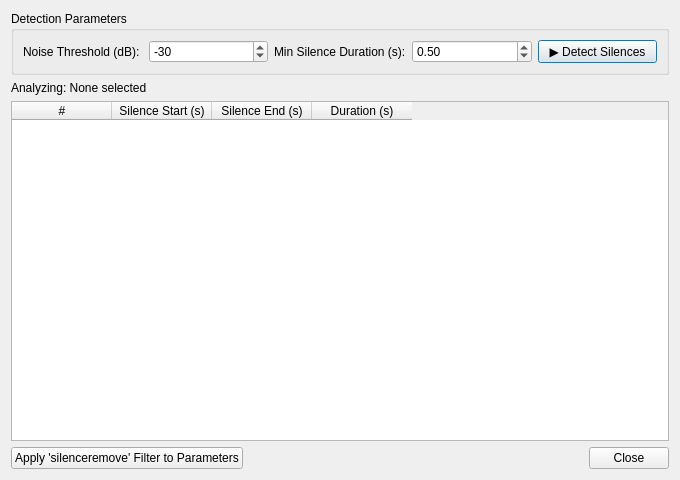
<?xml version="1.0" encoding="UTF-8"?>
<ui version="4.0">
 <class>SilenceDialog</class>
 <widget class="QDialog" name="SilenceDialog">
  <property name="geometry">
   <rect>
    <x>0</x>
    <y>0</y>
    <width>680</width>
    <height>480</height>
   </rect>
  </property>
  <property name="windowTitle">
   <string>Audio Silence Detector &amp; Remover - FFmpeg Batch</string>
  </property>
  <layout class="QVBoxLayout" name="mainSilenceLayout">
   <item>
    <widget class="QGroupBox" name="grpSilenceParams">
     <property name="title">
      <string>Detection Parameters</string>
     </property>
     <layout class="QHBoxLayout" name="silenceParamsLayout">
      <item>
       <widget class="QLabel" name="lblThreshold">
        <property name="text">
         <string>Noise Threshold (dB):</string>
        </property>
       </widget>
      </item>
      <item>
       <widget class="QSpinBox" name="spinThreshold">
        <property name="minimum">
         <number>-90</number>
        </property>
        <property name="maximum">
         <number>0</number>
        </property>
        <property name="value">
         <number>-30</number>
        </property>
       </widget>
      </item>
      <item>
       <widget class="QLabel" name="lblMinDuration">
        <property name="text">
         <string>Min Silence Duration (s):</string>
        </property>
       </widget>
      </item>
      <item>
       <widget class="QDoubleSpinBox" name="spinMinDuration">
        <property name="minimum">
         <double>0.100000000000000</double>
        </property>
        <property name="maximum">
         <double>60.000000000000000</double>
        </property>
        <property name="singleStep">
         <double>0.500000000000000</double>
        </property>
        <property name="value">
         <double>0.500000000000000</double>
        </property>
       </widget>
      </item>
      <item>
       <widget class="QPushButton" name="btnStartDetection">
        <property name="text">
         <string>▶ Detect Silences</string>
        </property>
       </widget>
      </item>
     </layout>
    </widget>
   </item>
   <item>
    <widget class="QLabel" name="lblTargetFile">
     <property name="text">
      <string>Analyzing: None selected</string>
     </property>
    </widget>
   </item>
   <item>
    <widget class="QTableWidget" name="tableSilences">
     <property name="selectionBehavior">
      <enum>QAbstractItemView::SelectRows</enum>
     </property>
     <column>
      <property name="text">
       <string>#</string>
      </property>
     </column>
     <column>
      <property name="text">
       <string>Silence Start (s)</string>
      </property>
     </column>
     <column>
      <property name="text">
       <string>Silence End (s)</string>
      </property>
     </column>
     <column>
      <property name="text">
       <string>Duration (s)</string>
      </property>
     </column>
    </widget>
   </item>
   <item>
    <layout class="QHBoxLayout" name="silenceActionLayout">
     <item>
      <widget class="QPushButton" name="btnApplySilenceRemove">
       <property name="text">
        <string>Apply 'silenceremove' Filter to Parameters</string>
       </property>
      </widget>
     </item>
     <item>
      <spacer name="silenceSpacer">
       <property name="orientation">
        <enum>Qt::Horizontal</enum>
       </property>
       <property name="sizeHint" stdset="0">
        <size>
         <width>40</width>
         <height>20</height>
        </size>
       </property>
      </spacer>
     </item>
     <item>
      <widget class="QPushButton" name="btnCloseSilence">
       <property name="text">
        <string>Close</string>
       </property>
      </widget>
     </item>
    </layout>
   </item>
  </layout>
 </widget>
 <resources/>
 <connections/>
</ui>
